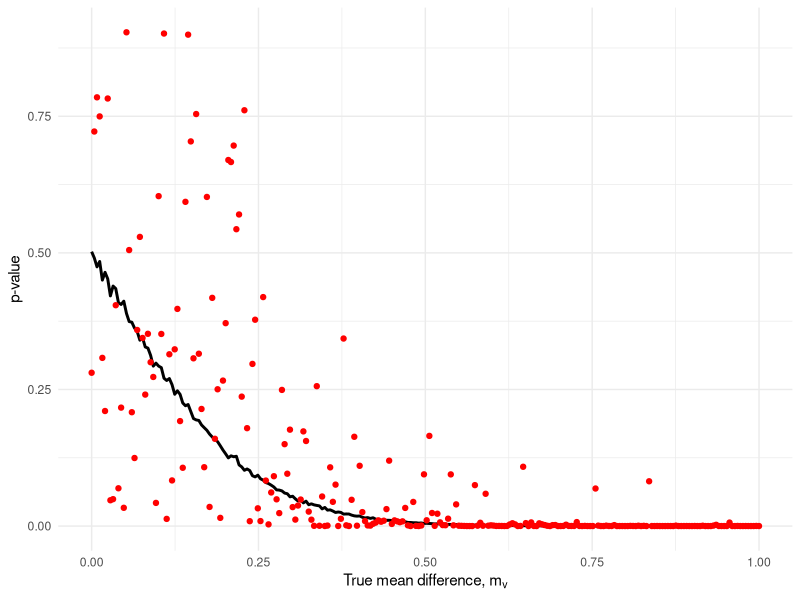

Source code (R):
library(ggplot2)

n_reps <- 5000 # Set the number of repetitions
n <- 30 # Set the sample size
sigma <- 1 # Set the standard deviation of the normal distribution

mu_vals <- seq(0, 1, length.out = 250) # Create a sequence of 500 mu values from 0 to 1
medians <- numeric(length(mu_vals)) # Initialize a vector to store the median p-values
random_p_values <- numeric(length(mu_vals)) # Initialize a vector to store the randomly selected p-values

for (j in 1:length(mu_vals)) {
  mu <- mu_vals[j]
  p_values <- numeric(n_reps) # Initialize a vector to store the p-values
  
  for (i in 1:n_reps) {
    # Generate a random sample of size n from a normal distribution with mean mu and standard deviation sigma
    sample <- rnorm(n, mean = mu, sd = sigma)
    
    # Compute the test statistic
    t_stat <- (mean(sample) - 0) / (sd(sample) / sqrt(n))
    
    # Compute the p-value using a one-sided t-test to the right
    p_value <- pt(t_stat, df = n-1, lower.tail = FALSE)
    
    # Store the p-value in the p_values vector
    p_values[i] <- p_value
  }
  
  # Compute the median p-value
  medians[j] <- median(p_values)
  
  # Randomly select a p-value and store it in the random_p_values vector
  random_p_values[j] <- sample(p_values, 1)
}

# Create a data frame for plotting
df <- data.frame(mu = mu_vals, median_p = medians, random_p = random_p_values)

# Calculate how many p-values are above and below the line
above_line <- sum(random_p_values > medians)
below_line <- sum(random_p_values < medians)

cat("Number of p-values above the line:", above_line, "\n")
cat("Number of p-values below the line:", below_line, "\n")

# Calculate the proportion of scatters smaller than all previous examples
smaller_than_all_previous <- sum(diff(random_p_values) < 0)
prop_smaller_than_all_previous <- smaller_than_all_previous / (length(random_p_values) - 1)

# Calculate the proportion of scatters smaller than the previous example
smaller_than_previous <- sum(diff(random_p_values) < 0 & diff(mu_vals) > 0)
prop_smaller_than_previous <- smaller_than_previous / (length(random_p_values) - 1)

cat("Proportion of scatters smaller than all previous examples:", prop_smaller_than_all_previous, "\n")
cat("Proportion of scatters smaller than the previous example:", prop_smaller_than_previous, "\n")

# Plot the graph
ggplot(df, aes(x = mu)) +
  geom_line(aes(y = median_p), color = "black", size = 1) +
  geom_point(aes(y = random_p), color = "red") +
  labs(x = expression(paste("True mean difference, ", m[v])), y = "p-value") +
  theme_minimal()